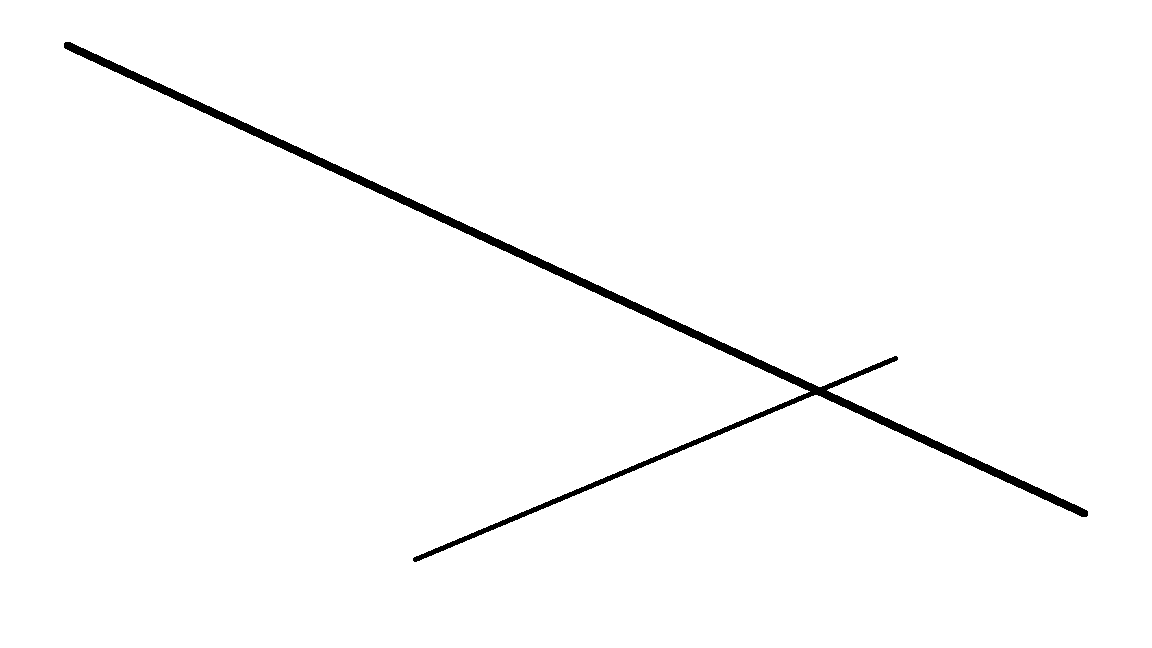
#> input picture CarWash/apps/users/parking_lot_detection/parking_lots/ro.png, 1152 x 648 px, found by its file name
$ python rotate.py
#> lines starting #> are read from the running program, lines starting #| are printed output that depends on the picture; after the words box and inside, x2 and y2 are one past the last pixel; in counts of white or black regions, pixels touching at a corner belong together
import cv2
import numpy as np
import imutils
from math import sqrt, atan2, pi

"""
На фотографии находится угол наклона самой длинной прямой линии, после чего фотография поворачивается
на требуемый угол
"""

"""
Функция находит угол наклона самой большой полосы на кадре
"""
def find_angle(img, lines):
    # массив частот встречающися углов линий
    angles = []
    freqs = {} # словарь количество раз-угол
    max_length = 0
    for line in lines:
        x1, y1, x2, y2 = line[0]
        length = sqrt((x1 - x2) ** 2 + (y1 - y2) ** 2)
        angle = atan2(y2 - y1, x2 - x1)
        angle = angle * 180 / pi
        angles.append(angle)
        if length > max_length:
            max_length = length

    for angle in angles:
        times = angles.count(angle)
        if times not in freqs.values():
            freqs[times] = angle # угол - количество раз


    times = freqs.keys()
    most_times = max(times)
    most_angle = freqs[most_times] # это - самый часто встречающийся угол

    return most_angle

"""
Функция поворачивает картинку на заданные угол
Поворот происходит без обрезания краев фотографии
"""
def rotate(image, angle, colored):
    desired_angle = 0
    if angle < 0:
        dif = angle - abs(desired_angle)
        dif = -1 * dif
    else:
        dif = desired_angle - angle
    # если фотография цветная, то ее надо перевести в другой формат
    if colored == True:
        gray = cv2.cvtColor(image, cv2.COLOR_BGR2GRAY)
        gray = cv2.GaussianBlur(gray, (3, 3), 0)
    elif colored == False:
        gray = cv2.GaussianBlur(image, (3, 3), 0)

    edged = cv2.Canny(gray, 20, 100)

    # находим контуры на гранях
    cnts = cv2.findContours(edged.copy(), cv2.RETR_EXTERNAL,
                            cv2.CHAIN_APPROX_SIMPLE)
    cnts = imutils.grab_contours(cnts)

    # А НУЖНО ЛИ ЭТО ВООБЩЕ?
    # если контуры были найдены
    if len(cnts) > 0:
        # находим наибольший контур и рисуем его маску
        c = max(cnts, key=cv2.contourArea)
        mask = np.zeros(gray.shape, dtype="uint8")
        cv2.drawContours(mask, [c], -1, 255, -1)

        # находим бокс контура
        (x, y, w, h) = cv2.boundingRect(c)
        # находим ROI (region of interest)
        imageROI = image[y:y + h, x:x + w]
        # накладываем маску
        maskROI = mask[y:y + h, x:x + w]
        imageROI = cv2.bitwise_and(imageROI, imageROI, mask=maskROI)

        # если сюда вместо image написать imageROI, то он обрежет фотку по определенному объекту на ней, а не
        # целиком её покажет
    rotated = imutils.rotate_bound(image, dif)

    return rotated


############################################################################################

if __name__ == "__main__":

    img = cv2.imread(r"C:\CREESTL\Programming\PythonCoding\semestr_3\parking_lot_detection\parking_lots\ro.png", 1)
#> img is the input picture: shape (648, 1152, 3); 98.4% white; 1 black region, box (x1, y1, x2, y2) and area: (64, 42, 1088, 562) 11581

    img = imutils.resize(img, width=800)
#> img: shape (450, 800, 3)
    rows,cols, height = img.shape
#> rows = 450; cols = 800; height = 3
    cv2.imshow("original", img)
    cv2.waitKey()


    copy_1 = img.copy()

    gray = cv2.cvtColor(img, cv2.COLOR_BGR2GRAY)
    edges = cv2.Canny(gray, 170, 200)
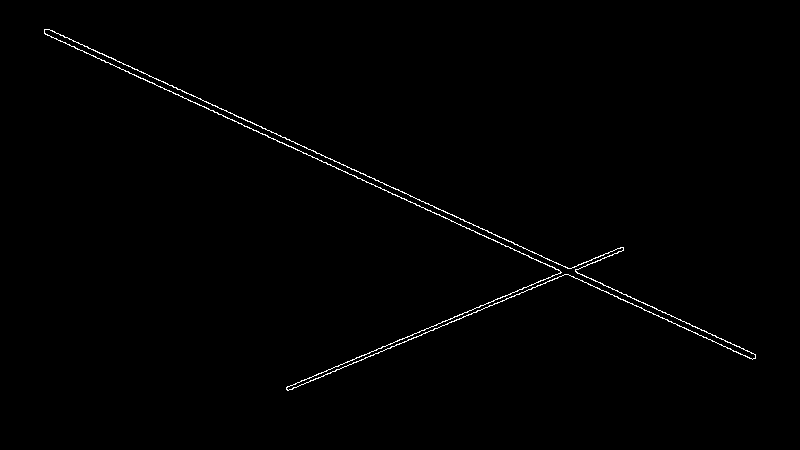
#> edges: shape (450, 800); 0.73% white in thin lines or dots, all inside (x1, y1, x2, y2) = (44, 29, 756, 391)
    cv2.imshow("edges", edges)
    cv2.waitKey()

    lines = cv2.HoughLinesP(edges, rho=1, theta=np.pi/180, threshold=50, minLineLength=10, maxLineGap=10)
#> lines = 15 rows, first 6: [143, 78, 488, 238], [163, 81, 523, 248], [308, 382, 623, 249], [44, 32, 312, 157], [419, 199, 736, 346], [306, 153, 653, 314]
    print("Всего линий ", len(lines))
#| Всего линий  15
    for line in lines:
        x1, y1, x2, y2 = line[0]
        cv2.line(copy_1, (x1, y1), (x2, y2), (0, 255, 0), 3)
#> this loop made 15 passes
#> (x1, y1, x2, y2) on passes 1 to 12: (143, 78, 488, 238), (163, 81, 523, 248), (308, 382, 623, 249), (44, 32, 312, 157), (419, 199, 736, 346), (306, 153, 653, 314), (286, 388, 605, 253), (582, 280, 752, 359), (565, 266, 755, 355), (78, 42, 334, 161), (48, 29, 221, 109), (442, 321, 459, 314)
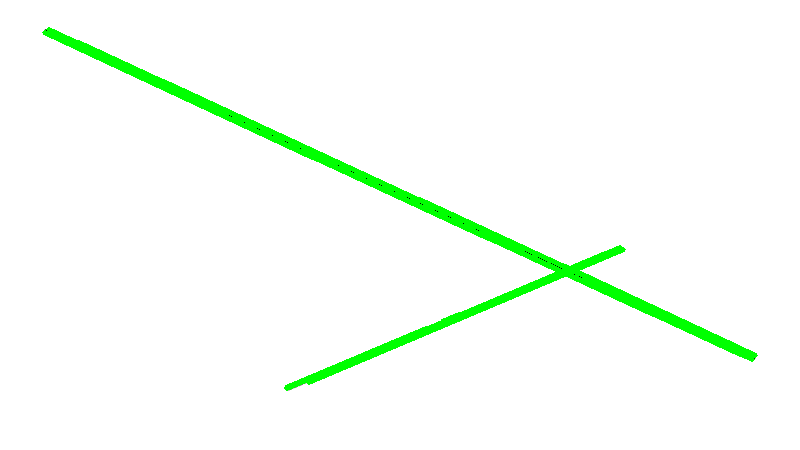
#> copy_1: shape (450, 800, 3); mean B, G, R 246.9, 255, 246.9
    cv2.imshow("lines", copy_1)
    cv2.waitKey()

    angle = find_angle(edges, lines)
#> the loop in find_angle, `for line in lines:` made 15 passes
#> (x1, y1, x2, y2, length, angle, max_length) on passes 1 to 2: (143, 78, 488, 238, 380.3, 24.88, 380.3), (163, 81, 523, 248, 396.8, 24.89, 396.8)
#> (x1, y1, x2, y2, length, angle) on passes 3 to 8: (308, 382, 623, 249, 341.9, -22.89), (44, 32, 312, 157, 295.7, 25.01), (419, 199, 736, 346, 349.4, 24.88), (306, 153, 653, 314, 382.5, 24.89), (286, 388, 605, 253, 346.4, -22.94), (582, 280, 752, 359, 187.5, 24.92)
#> after the loop in find_angle, `for line in lines:`: angles = [24.88, 24.89, -22.89, 25.01, 24.88, 24.89, -22.94, 24.92, 25.1, 24.93, 24.82, -22.38, -22.95, -22.85, 24.93]; max_length = 396.8
#> the loop in find_angle, `for angle in angles:` made 15 passes
#> (angle, times) on passes 1 to 12: (24.88, 1), (24.89, 1), (-22.89, 1), (25.01, 1), (24.88, 1), (24.89, 1), (-22.94, 1), (24.92, 1), (25.1, 1), (24.93, 2), (24.82, 1), (-22.38, 1)
#> after the loop in find_angle, `for angle in angles:`: freqs = {1: -22.85, 2: 24.93}
#> in find_angle, `most_times = max(times)`: most_times = 2
#> in find_angle, `most_angle = freqs[most_times]`: most_angle = 24.93
#> angle = 24.93

    result = rotate(img, angle, True)
#> in rotate, `dif = desired_angle - angle`: dif = -24.93
#> in rotate, `cnts = cv2.findContours(edged.copy(), cv2.RETR_EXTERNAL, cv2.CHAIN_APP..`: cnts = 1 contour; box (x1, y1, x2, y2) and area: (44, 29, 756, 391) 5888
#> in rotate, `c = max(cnts, key=cv2.contourArea)`: c = contour of 1686 points, box (x1, y1, x2, y2) (44, 29, 756, 391), area 5888
#> in rotate, `cv2.drawContours(mask, [c], -1, 255, -1)`:
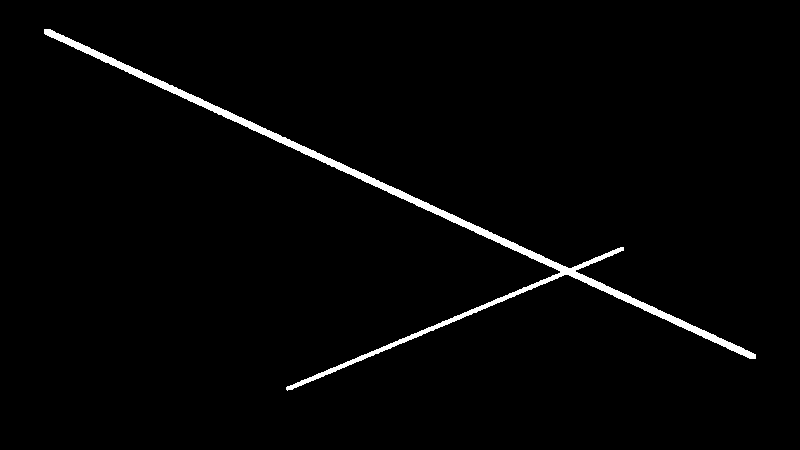
#> mask: shape (450, 800); 1.9% white; 1 white region, box (x1, y1, x2, y2) and area: (44, 29, 756, 391) 6929
#> in rotate, `(x, y, w, h) = cv2.boundingRect(c)`: x = 44; y = 29; w = 712; h = 362
#> in rotate, `imageROI = image[y:y + h, x:x + w]`:
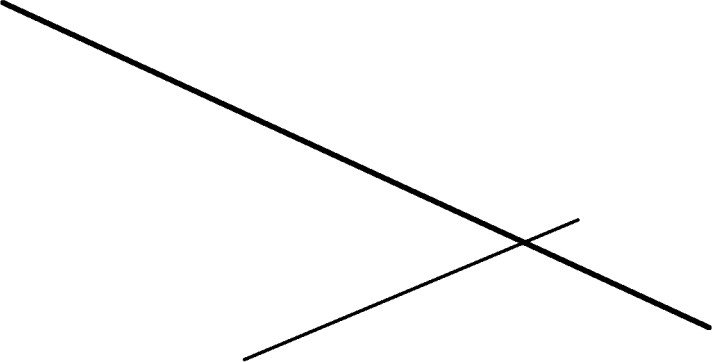
#> imageROI: shape (362, 712, 3); min 0, max 255, mean 249.5
#> in rotate, `maskROI = mask[y:y + h, x:x + w]`:
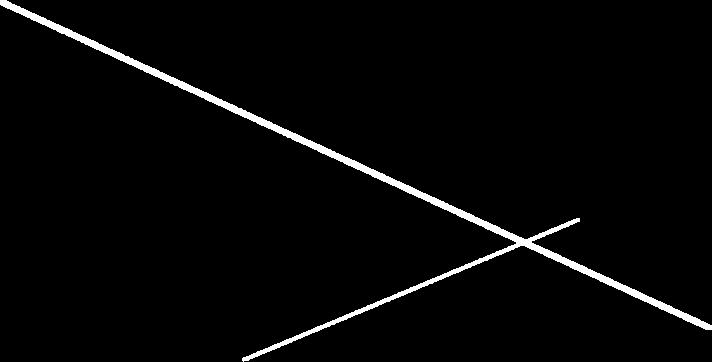
#> maskROI: shape (362, 712); 2.7% white; 1 white region, box (x1, y1, x2, y2) and area: (0, 0, 712, 362) 6929
#> in rotate, `imageROI = cv2.bitwise_and(imageROI, imageROI, mask=maskROI)`:
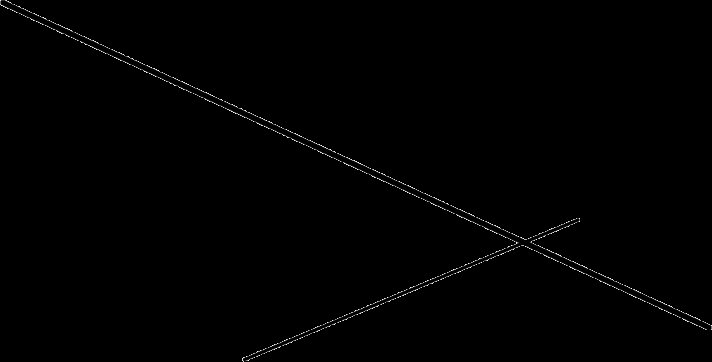
#> imageROI: shape (362, 712, 3); min 0, max 255, mean 1.3
#> in rotate, `rotated = imutils.rotate_bound(image, dif)`:
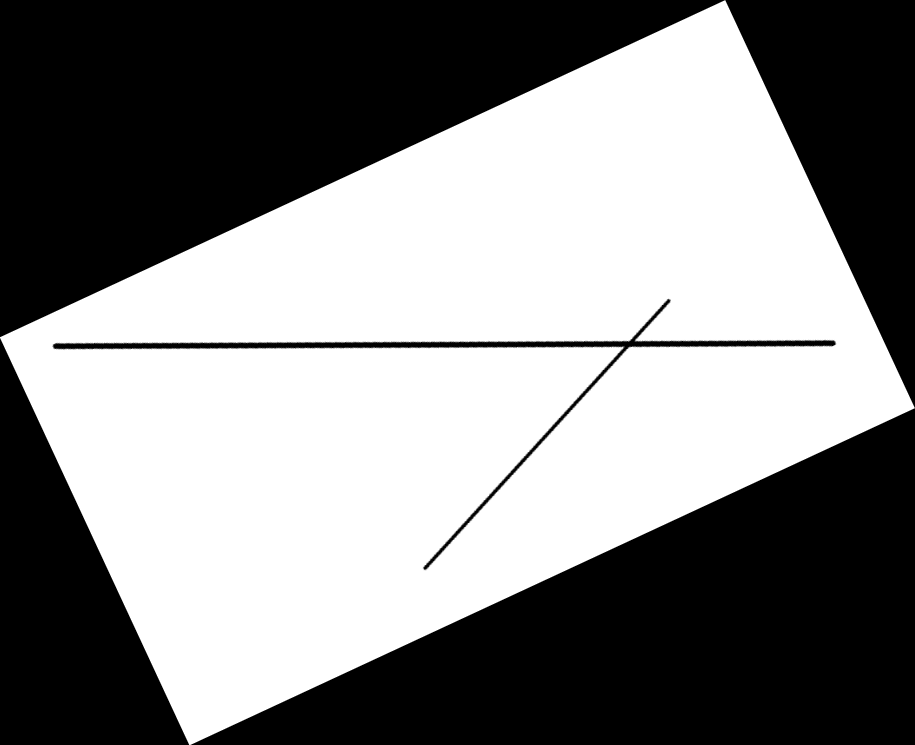
#> rotated: shape (745, 915, 3); min 0, max 255, mean 132.6

    cv2.imshow("result", result)
    cv2.waitKey()
    cv2.destroyAllWindows()
